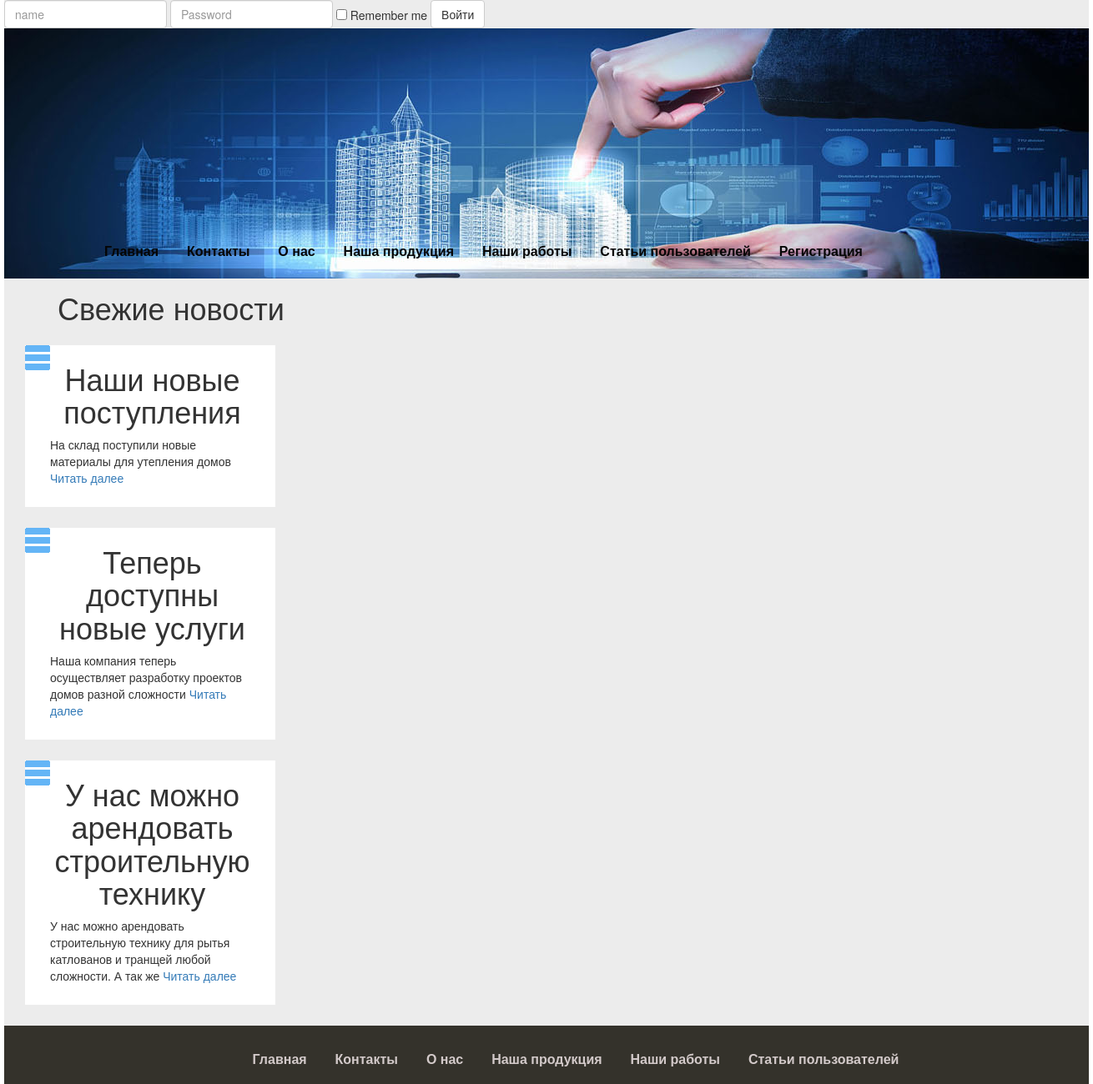
The app's page /articles.php, older data.
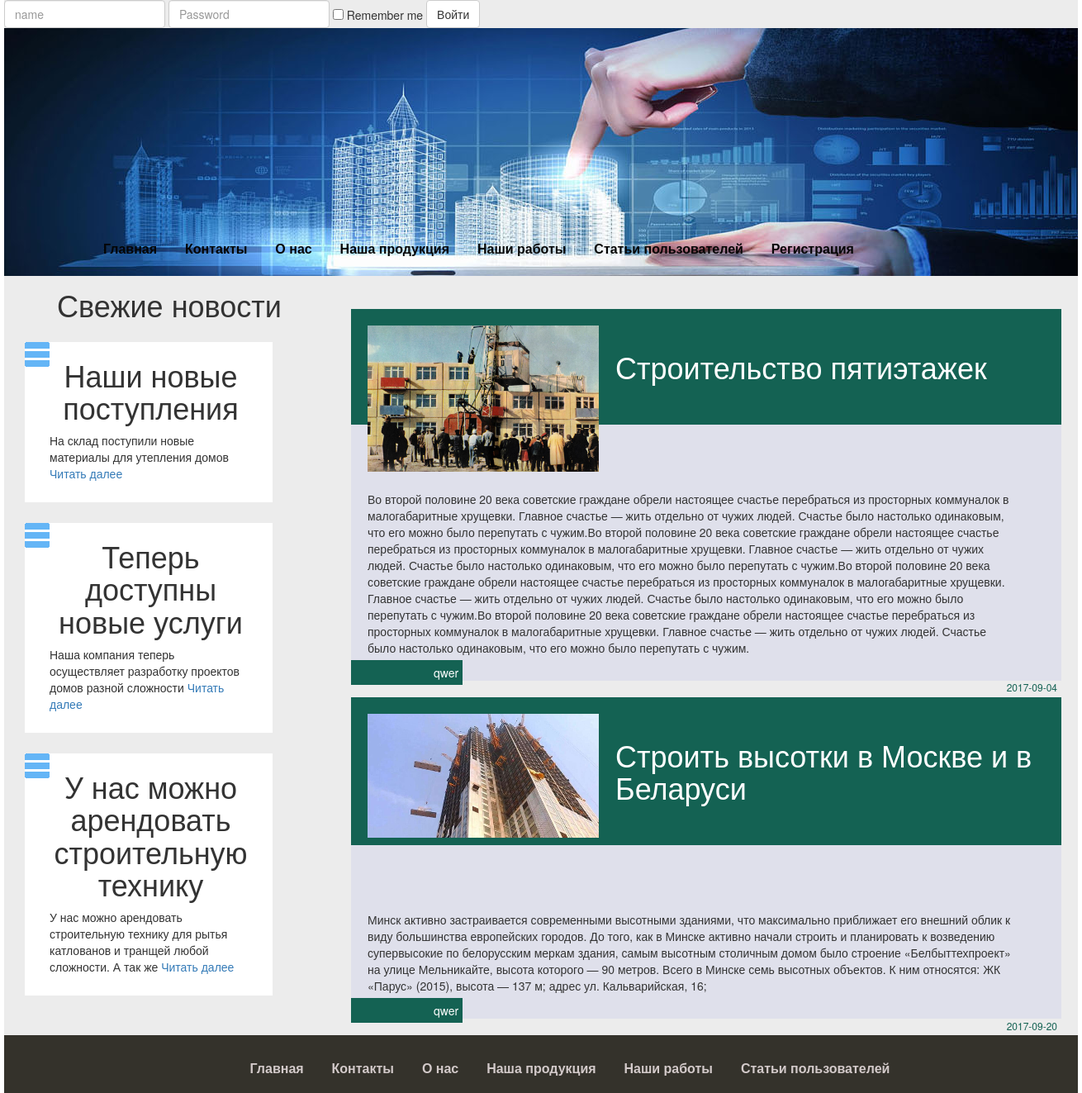
The same page, newer data.
### tables this page shows
CREATE TABLE `articles` (
  `id` int(11) NOT NULL,
  `name` tinytext NOT NULL,
  `body` text NOT NULL,
  `picture` tinytext NOT NULL,
  `putdate` date NOT NULL,
  `user_id` int(11) NOT NULL
);

CREATE TABLE `users` (
  `id` int(11) NOT NULL,
  `name` tinytext NOT NULL,
  `email` tinytext NOT NULL,
  `password` tinytext NOT NULL,
  `datereg` date NOT NULL,
  `lastvisit` datetime NOT NULL,
  `blockunblock` enum('unblock','block') NOT NULL DEFAULT 'unblock'
);

### articles.php (the view, shortened to what this page needs)
<?php
    require_once("templates/top.php");
    $query="SELECT * FROM articles";
    $result=mysqli_query($dbcon, $query);
    while($tbl_arr=mysqli_fetch_array($result)){
?>
        <article class="user_article">
            <div class="user_img_article">
                <img src="media/uploads/<?php echo $tbl_arr['picture']; ?>" alt="">
            </div>
            <h1 class="user_article_title">
                <?php echo $tbl_arr['name']; ?>
            </h1>
            <p class="user_content_article">
                <?php echo $tbl_arr['body']; ?>
            </p>
            <span class="user_name">
<?php
    $query="SELECT name FROM users WHERE id=".$tbl_arr['user_id'];
    $userdb=mysqli_query($dbcon, $query);
    $user_arr=mysqli_fetch_array($userdb);
    echo $user_arr['name'];
?>
            </span></br>
            <span class="user_date_article">
                <?php echo $tbl_arr['putdate']; ?>
            </span>
        </article>
<?php
    }
    require_once("templates/bottom.php");
?>

### templates/top.php (shortened to what this page needs)
<?php
    require_once("config/config.php");
?>
<!DOCTYPE html>
<html lang="en">
<head>
    <link rel="stylesheet" href="media/bootstrap/css/bootstrap.min.css">
    <link rel="stylesheet" href="Style/style.css">
</head>
<body>
    <div class="wrapper">
<?php
	if($_SESSION['id']){
?>
	<a href='logout.php'>Выход</a>
<?php
	} else {
?>
	<form action="login.php" method="post" class="form-inline">
		<div class="form-group">
			<input name="name" type="text" class="form-control" id="exampleInputEmail3" placeholder="name" >
		</div>
		<div class="form-group">
			<input name="pass" type="password" class="form-control" id="exampleInputPassword3" placeholder="Password">
		</div>
		<div class="checkbox">
			<label>
				<input type="checkbox"> Remember me
			</label>
		</div>
	<button type="submit" class="btn btn-default">Войти</button>
	</form>
<?php
	}
?>
       <header class="main_header">
            <a href="#">
                <img src="media/imgs/main_header.jpg" alt="">
            </a>
            <nav class="main_nav">
                <ol>
<?php
    require_once("config/connect_menu.php");
    if($_SESSION['id']){
?>
				<li>
                    <a href="cabinet.php">Кабинет</a>
                </li>
<?php
    } else  {
?>
				<li>
                    <a href="register.php">Регистрация</a>
                </li>
<?php
            }
?>
                </ol>
            </nav>
        </header>
        <aside class="main_news">
            <header>
               <h1 class="main_news_header">Свежие новости</h1>
            </header>
            <section>
                <article class="news_block">
                    <h1>Наши новые поступления</h1>
                    <p>
                        На  склад поступили новые материалы для утепления домов
                        <a href="news.php#news_1">Читать далее</a>
                    </p>
                </article>
                <article class="news_block">
                    <h1>Теперь доступны новые услуги</h1>
                    <p>
                        Наша компания теперь осуществляет разработку проектов домов разной сложности
                        <a href="news.php#news_2">Читать далее</a>
                    </p>
                </article>
                <article class="news_block">
                    <h1>У нас можно арендовать строительную технику</h1>
                    <p>
                        У нас можно арендовать строительную технику для рытья катлованов и транщей любой сложности. А так  же
                        <a href="news.php#news_3">Читать далее</a>
                    </p>
                </article>
            </section>
        </aside>
        <div class="main_content">

### config/connect_menu.php (shortened to what this page needs)
<?php
    $query="SELECT DISTINCT name, url FROM maintexts";
    $result = mysqli_query($dbcon, $query);
    while($tbl_arr=mysqli_fetch_array($result))
        {
?>
                <li>
                    <a href="index.php?url=<?php echo $tbl_arr['url']?>">
                        <?php echo $tbl_arr['name']?>
                    </a>
                </li>
<?php
        }
?>
                <li>
                    <a href="articles.php">Статьи пользователей</a>
                </li>

### templates/bottom.php
        </div>
        <footer class="main_footer">
            <nav class="main_nav_footer">
                <ol>
<?php
    require("config/connect_menu.php");
?>
                </ol>
            </nav>
        </footer>
     </div>
</body>
</html>

### Style/style.css (style rules this page uses)
body { margin: 0; padding: 0; }
.wrapper { width: 1300px; background: #ececec; margin: 0 auto; }
.main_header { position: relative; width: 1300px; height: 300px; }
.main_nav { position: absolute; bottom: 20px; left: 50px; }
.main_nav ol { margin: 0; }
.main_nav li { display: inline-block; padding-left: 30px; }
.main_nav a { font-family: sans-serif; font-size: 16px; font-weight: bold; color: #050505; text-decoration: none; transition: .3s; }
.main_news { float: left; width: 400px; }
.main_news_header { margin: 15px 0; text-align: center; }
.news_block { position: relative; width: 300px; margin: 25px; padding: 10px 25px 25px 30px; background: #fff; }
.news_block:before { content: ""; background: url(../imgs/news_img.png) no-repeat; position: absolute; width: 30px; height: 30px; top:0; left: 0; }
.news_block h1 { margin: 10px 0; text-align: center; }
.news_block p { margin: 0; }
.main_content { float: left; width: 860px; padding: 20px; }
.main_footer { clear: both; padding-top: 30px; width: 1300px; height: 70px; background: #34322b; }
.main_nav_footer { text-align: center; }
.main_nav_footer ol { margin: 0; }
.main_nav_footer li { display: inline-block; padding-left: 30px; }
.main_nav_footer a { font-family: sans-serif; font-size: 16px; font-weight: bold; color: #d3caca; text-decoration: none; transition: .3s; }
.user_article { position: relative; width: 860px; background: #dfe0eb; }
.user_img_article { position: absolute; width: 300px; }
.user_img_article img { width: 280px; margin: 20px; }
.user_article_title { width: 860px; padding: 50px 0 50px 320px; margin-bottom: 80px; color: #fff; background: #146253; }
.user_content_article { width: 820px; padding: 0 20px; }
.user_name { padding: 5px 5px 5px 100px ; color: #fff; background: #146253; }
.user_date_article { position: absolute; bottom: -22px; right: 0; padding: 5px 5px 5px 100px; font-size: 12px; color: #146253; }

Row changes from the older to the newer data that the page shows:
added articles: picture (picture), name "Строительство пятиэтажек", body "Во второй половине 20 века советские граждане обрели настоящее счастье перебраться из просторных коммуналок в малогабаритные хрущевки. Главное счастье — жить отдельно от чужих людей. Счастье было настолько одинаковым, что его можно было перепутать с чужим.Во второй половине 20 века советские граждане обрели настоящее счастье перебраться из просторных коммуналок в малогабаритные хрущевки. Главное счастье — жить отдельно от чужих людей. Счастье было настолько одинаковым, что его можно было перепутать с чужим.Во второй половине 20 века советские граждане обрели настоящее счастье перебраться из просторных коммуналок в малогабаритные хрущевки. Главное счастье — жить отдельно от чужих людей.…", user.name "qwer", putdate "2017-09-04"
added articles: picture (picture), name "Строить высотки в Москве и в Беларуси", body "Минск активно застраивается современными высотными зданиями, что максимально приближает его внешний облик к виду большинства европейских городов. До того, как в Минске активно начали строить и планировать к возведению супервысокие по белорусским меркам здания, самым высотным столичным домом было строение «Белбыттехпроект» на улице Мельникайте, высота которого — 90 метров. Всего в Минске семь высотных объектов. К ним относятся: ЖК «Парус» (2015), высота — 137 м; адрес ул. Кальварийская, 16;", user.name "qwer", putdate "2017-09-20"
